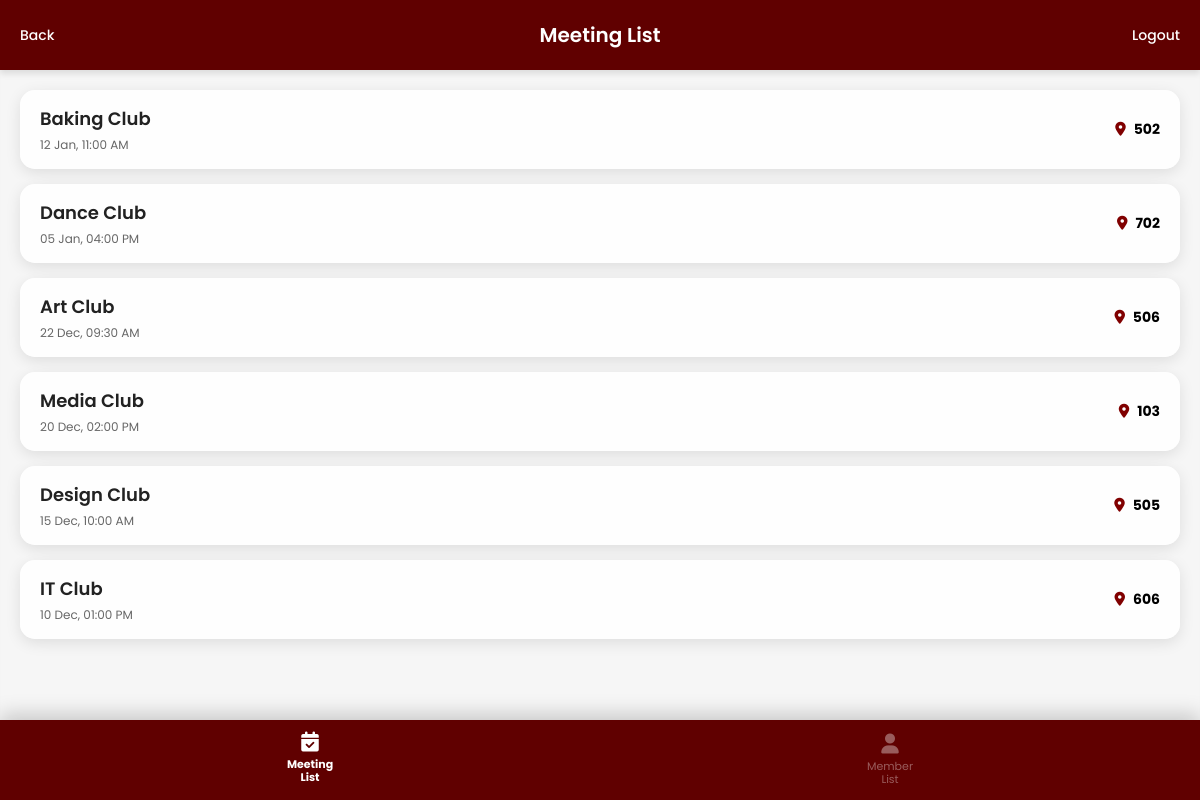
/meeting_list.php (signed in), run on the app's committed database.
### tables this page shows
CREATE TABLE `venue` (
  `id` int(100) NOT NULL,
  `schedule_id` int(20) UNSIGNED NOT NULL,
  `room_name` varchar(255) NOT NULL
);

CREATE TABLE `schedule` (
  `id` int(20) UNSIGNED NOT NULL,
  `meeting_name` varchar(100) NOT NULL,
  `meeting_time` datetime NOT NULL
);

### meeting_list.php (the view, shortened to what this page needs)
<?php
require_once 'config.php';
$role = isset($_SESSION['role']) ? strtolower($_SESSION['role']) : '';
$isAdmin = ($role == 'admin');
$sql = "SELECT schedule.*, venue.room_name
        FROM schedule
        LEFT JOIN venue ON schedule.id = venue.schedule_id
        ORDER BY schedule.meeting_time DESC";
$result = $conn->query($sql);
?>
<!DOCTYPE html>
<html lang="en">
<head>
    <link rel="stylesheet" href="style.css">
    <link rel="stylesheet" href="https://cdnjs.cloudflare.com/ajax/libs/font-awesome/6.0.0/css/all.min.css">
</head>
<body class="user-body">
    <div class="user-container">
        <div class="header">
            <?php if ($isAdmin): ?>
                <a href="admin_page.php" class="header-btn">Back</a>
            <?php else: ?>
                 <a href="index.php" class="header-btn">Back</a>
            <?php endif; ?>
            <div class="header-title">Meeting List</div>
            <a href="logout.php" class="header-btn logout">Logout</a>
        </div>
        <div class="content">
            <?php if ($result->num_rows > 0): ?>
                <?php while($row = $result->fetch_assoc()): ?>
                <div class="card">
                    <a href="attendance_list.php?id=<?php echo $row['id']; ?>" style="text-decoration: none; flex: 1; display: flex; color: inherit;">
                        <div class="card-left">
                            <span class="meeting-title"><?php echo htmlspecialchars($row['meeting_name']); ?></span>
                            <span class="meeting-time">
                                <?php echo date('d M, h:i A', strtotime($row['meeting_time'])); ?>
                            </span>
                        </div>
                    </a>
                    <div class="card-right">
                        <span class="room-text">
                            <i class="fa-solid fa-location-dot" style="margin-right:5px; color:#800000;"></i>
                            <?php
                                echo !empty($row['room_name']) ? htmlspecialchars($row['room_name']) : 'TBA';
                            ?>
                        </span>
                    </div>
                </div>
                <?php endwhile; ?>
            <?php else: ?>
                <p style="text-align: center; color: #666; margin-top: 20px;">No meetings found.</p>
            <?php endif; ?>
        </div>
        <div class="bottom-nav">
             <?php if ($isAdmin):  ?>
                <a href="user_page.php" class="nav-item">
                    <i class="fas fa-users-cog"></i>
                    <span class="nav-text">Manage<br>members</span>
                </a>
                <a href="meeting_list.php" class="nav-item active">
                    <i class="fas fa-calendar-check"></i>
                    <span class="nav-text">Manage<br>schedule</span>
                </a>
                <a href="admin_logs.php" class="nav-item">
                    <i class="fas fa-file-alt"></i>
                    <span class="nav-text">View<br>Logs</span>
                </a>
            <?php else:  ?>
                <a href="meeting_list.php" class="nav-item active">
                    <i class="fas fa-calendar-check"></i>
                    <span class="nav-text">Meeting<br>List</span>
                </a>
                <a href="user_page.php" class="nav-item">
                    <i class="fa-solid fa-user"></i>
                    <span class="nav-text">Member<br>List</span>
                </a>
            <?php endif; ?>
        </div>
    </div>
</body>
</html>

### style.css (style rules this page uses)
* { margin: 0; padding: 0; box-sizing: border-box; font-family: "Poppins", serif; }
body { display: flex; justify-content: center; align-items: center; min-height: 100vh; background-image: linear-gradient(to right, rgba(90, 5, 5, 0.4), rgba(216, 131, 131, 0.4)), url('images/library-2.png'); background-size: cover; background-position: center; background-attachment: fixed; }
span { color: #d5123f; }
body.user-body { background-color: #f0f0f0; background-image: url('images/library-2.png'); background-size: cover; background-position: center; background-attachment: fixed; height: 100vh; position: relative; display: block; }
.user-container { position: relative; z-index: 2; height: 100%; display: flex; flex-direction: column; margin: 0; }
.header { background-color: #600000; color: white; padding: 0 20px; text-align: center; font-size: 20px; font-weight: 600; box-shadow: 0 4px 6px rgba(0,0,0,0.1); height: 70px; display: flex; justify-content: space-between; align-items: center; font-family: "Poppins", serif; }
.header-btn { color: white; text-decoration: none; font-size: 14px; font-weight: 500; min-width: 60px; display: flex; align-items: center; }
.header-btn.logout { justify-content: flex-end; }
.content { flex: 1; padding: 20px; overflow-y: auto; padding-bottom: 100px; }
.card { background: rgba(255, 255, 255, 0.9); border-radius: 15px; padding: 15px 20px; margin-bottom: 15px; display: flex; justify-content: space-between; align-items: center; box-shadow: 0 4px 15px rgba(0,0,0,0.1); font-family: 'Poppins', sans-serif; }
.card-left { display: flex; flex-direction: column; justify-content: center; gap: 2px; }
.student-name, .meeting-title { font-size: 18px; color: #222; font-weight: 600; }
.student-id, .meeting-time { font-size: 12px; color: #666; margin-top: 2px; }
.card-right, .room-text { font-weight: bold; color: #000; font-size: 14px; }
.bottom-nav { position: fixed; bottom: 0; left: 0; width: 100%; background-color: #600000; height: 80px; display: flex; justify-content: space-around; align-items: center; padding: 0 20px; box-shadow: 0 -5px 20px rgba(0,0,0,0.2); z-index: 10; }
.bottom-nav .nav-item { display: flex; flex-direction: column; align-items: center; justify-content: center; text-align: center; color: rgba(255, 255, 255, 0.6) !important; text-decoration: none; transition: all 0.3s ease; height: 100%; flex: 1; }
.bottom-nav .nav-item span { color: inherit !important; font-size: 11px; line-height: 1.2; margin-top: 4px; }
.bottom-nav .nav-item i { color: inherit !important; font-size: 20px; margin-bottom: 2px; }
.bottom-nav .nav-item.active { color: #ffffff !important; transform: translateY(-2px); opacity: 1; }
.bottom-nav .nav-item.active span { font-weight: 700; }
.nav-item.active { color: #ffffff !important; opacity: 1; }
.nav-item { color: #ffffff; opacity: 0.6; transition: opacity 0.3s; }

### data on the page
venue: schedule.meeting_name "Baking Club", schedule.meeting_time "12 Jan, 11:00 AM", room_name "502"
venue: schedule.meeting_name "Dance Club", schedule.meeting_time "05 Jan, 04:00 PM", room_name "702"
venue: schedule.meeting_name "Art Club", schedule.meeting_time "22 Dec, 09:30 AM", room_name "506"
venue: schedule.meeting_name "Media Club", schedule.meeting_time "20 Dec, 02:00 PM", room_name "103"
venue: schedule.meeting_name "Design Club", schedule.meeting_time "15 Dec, 10:00 AM", room_name "505"
venue: schedule.meeting_name "IT Club", schedule.meeting_time "10 Dec, 01:00 PM", room_name "606"
